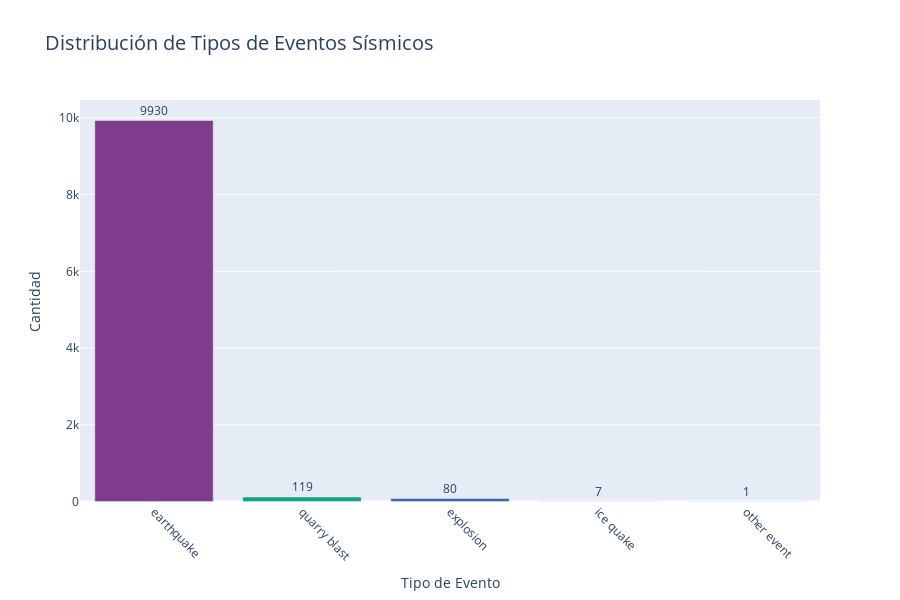

Notebook code cell kept with this figure:
### Code cell
import plotly.express as px
import plotly.graph_objects as go

# Crear una figura con plotly express
fig = px.bar(
    x=tipo_counts.index, 
    y=tipo_counts.values,
    labels={'x': 'Tipo de Evento', 'y': 'Cantidad'},
    title='Distribución de Tipos de Eventos Sísmicos',
    color=tipo_counts.index,
    color_discrete_sequence=px.colors.qualitative.Bold
)

# Añadir etiquetas con los valores
for i, v in enumerate(tipo_counts.values):
    fig.add_annotation(
        x=tipo_counts.index[i],
        y=v,
        text=str(v),
        showarrow=False,
        yshift=10
    )

# Personalizar la figura
fig.update_layout(
    title_font=dict(size=20),
    xaxis_title_font=dict(size=14),
    yaxis_title_font=dict(size=14),
    xaxis_tickangle=45,
    height=600,
    width=900,
    showlegend=False
)

# Mostrar la figura
fig.show()

# Guardar la figura
fig.write_html('distribucion_tipos_eventos_plotly.html')

### Figure 1 — Plotly figure (JSON) as saved in the notebook; plotly's stock layout.template omitted (floating-point values rounded to 4 significant figures)
{"data": [{"hovertemplate": "color=earthquake<br>Tipo de Evento=%{x}<br>Cantidad=%{y}<extra></extra>", "legendgroup": "earthquake", "marker": {"color": "rgb(127, 60, 141)", "pattern": {"shape": ""}}, "name": "earthquake", "orientation": "v", "showlegend": true, "textposition": "auto", "type": "bar", "x": ["earthquake"], "xaxis": "x", "y": [9930], "yaxis": "y"}, {"hovertemplate": "color=quarry blast<br>Tipo de Evento=%{x}<br>Cantidad=%{y}<extra></extra>", "legendgroup": "quarry blast", "marker": {"color": "rgb(17, 165, 121)", "pattern": {"shape": ""}}, "name": "quarry blast", "orientation": "v", "showlegend": true, "textposition": "auto", "type": "bar", "x": ["quarry blast"], "xaxis": "x", "y": [119], "yaxis": "y"}, {"hovertemplate": "color=explosion<br>Tipo de Evento=%{x}<br>Cantidad=%{y}<extra></extra>", "legendgroup": "explosion", "marker": {"color": "rgb(57, 105, 172)", "pattern": {"shape": ""}}, "name": "explosion", "orientation": "v", "showlegend": true, "textposition": "auto", "type": "bar", "x": ["explosion"], "xaxis": "x", "y": [80], "yaxis": "y"}, {"hovertemplate": "color=ice quake<br>Tipo de Evento=%{x}<br>Cantidad=%{y}<extra></extra>", "legendgroup": "ice quake", "marker": {"color": "rgb(242, 183, 1)", "pattern": {"shape": ""}}, "name": "ice quake", "orientation": "v", "showlegend": true, "textposition": "auto", "type": "bar", "x": ["ice quake"], "xaxis": "x", "y": [7], "yaxis": "y"}, {"hovertemplate": "color=other event<br>Tipo de Evento=%{x}<br>Cantidad=%{y}<extra></extra>", "legendgroup": "other event", "marker": {"color": "rgb(231, 63, 116)", "pattern": {"shape": ""}}, "name": "other event", "orientation": "v", "showlegend": true, "textposition": "auto", "type": "bar", "x": ["other event"], "xaxis": "x", "y": [1], "yaxis": "y"}], "layout": {"annotations": [{"showarrow": false, "text": "9930", "x": "earthquake", "y": 9930, "yshift": 10}, {"showarrow": false, "text": "119", "x": "quarry blast", "y": 119, "yshift": 10}, {"showarrow": false, "text": "80", "x": "explosion", "y": 80, "yshift": 10}, {"showarrow": false, "text": "7", "x": "ice quake", "y": 7, "yshift": 10}, {"showarrow": false, "text": "1", "x": "other event", "y": 1, "yshift": 10}], "barmode": "relative", "height": 600, "legend": {"title": {"text": "color"}, "tracegroupgap": 0}, "showlegend": false, "title": {"font": {"size": 20}, "text": "Distribución de Tipos de Eventos Sísmicos"}, "width": 900, "xaxis": {"anchor": "y", "domain": [0, 1], "tickangle": 45, "title": {"font": {"size": 14}, "text": "Tipo de Evento"}}, "yaxis": {"anchor": "x", "domain": [0, 1], "title": {"font": {"size": 14}, "text": "Cantidad"}}}}
